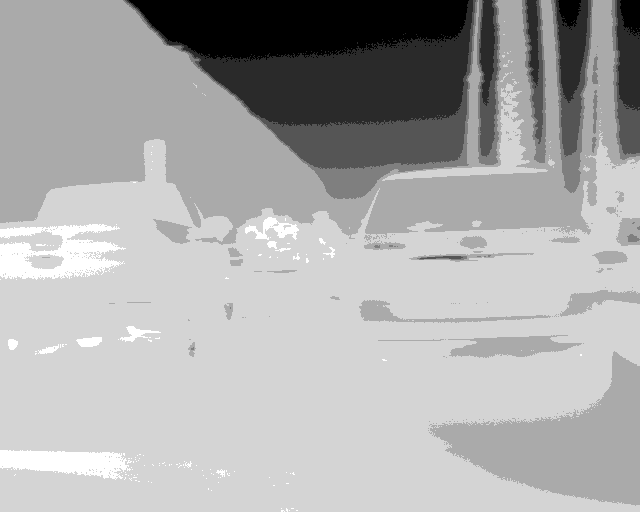
#> input picture imagenes/t1.tiff, 640 x 512 px
$ python temperatura.py
#> lines starting #> are read from the running program, lines starting #| are printed output that depends on the picture; long printed decimals are rounded
import numpy as np
import matplotlib.pyplot as plt

# Cargar imagen TIFF
ImagenTiff = np.array(plt.imread("imagenes/t1.tiff"))
#> ImagenTiff is the input picture: shape (512, 640) uint16; min 5962, max 7524, mean 7070.2
D = np.double(ImagenTiff)
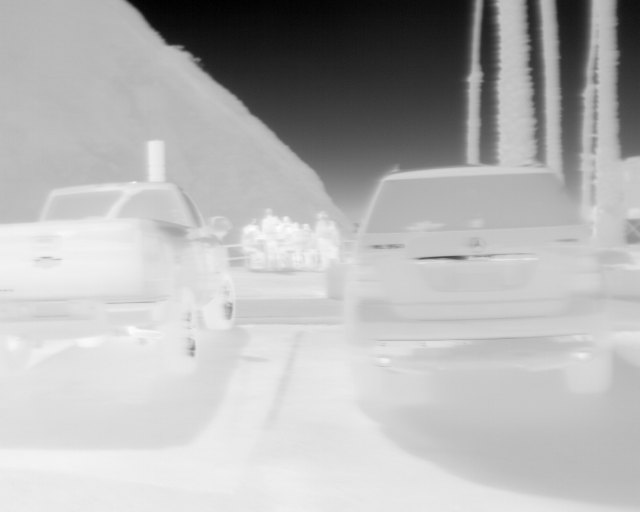
#> D: shape (512, 640) float64; min 5962, max 7524, mean 7070.2; drawn with min black and max white

# Parámetros de temperatura
TemMin = -40
TemMax = 160
NBits = 14

# Conversión a grados centígrados
MatrizCenti = np.array((TemMax - TemMin) * D / (2**NBits) + TemMin)

filas, columnas = MatrizCenti.shape
#> filas = 512; columnas = 640

# Inicializar valores
temp_min = float("inf")
temp_max = float("-inf")
temp_mediana = np.median(MatrizCenti)
#> temp_mediana = 47.68

coord_min = (-1, -1)
coord_max = (-1, -1)
coord_mediana = (-1, -1)

# Recorrer toda la matriz
for i in range(filas):
    for j in range(columnas):
        valor = MatrizCenti[i, j]

        if valor < temp_min:
            temp_min = valor
            coord_min = (i, j)

        if valor > temp_max:
            temp_max = valor
            coord_max = (i, j)

        if coord_mediana == (-1, -1) or abs(valor - temp_mediana) < abs(MatrizCenti[coord_mediana] - temp_mediana):
            coord_mediana = (i, j)
#> after the loop, coord_max = (229, 251); coord_mediana = (80, 502); coord_min = (0, 155); temp_max = 51.85; temp_min = 32.78

print("Coordenadas mínima:", coord_min, "valor:", temp_min)
#| Coordenadas mínima: (0, 155) valor: 32.778
print("Coordenadas máxima:", coord_max, "valor:", temp_max)
#| Coordenadas máxima: (229, 251) valor: 51.846
print("Coordenadas mediana:", coord_mediana, "valor:", MatrizCenti[coord_mediana])
#| Coordenadas mediana: (80, 502) valor: 47.683

# ---- Graficar en una sola figura con subplots ----
fig, axes = plt.subplots(1, 2, figsize=(12, 5))

# Imagen termográfica
im = axes[0].imshow(MatrizCenti, cmap=plt.cm.hot_r)
axes[0].set_title("Imagen Termográfica")
fig.colorbar(im, ax=axes[0], shrink=0.8)

# Marcar el punto máximo con un círculo magenta
circle = plt.Circle((coord_max[1], coord_max[0]), radius=10, color='magenta', fill=True, linewidth=2)
axes[0].add_patch(circle)

# Marcar el punto mínimo con un círculo rojo
circle = plt.Circle((coord_min[1], coord_min[0]), radius=10, color='cyan', fill=True, linewidth=2)
axes[0].add_patch(circle)

# Histograma
hist, bins = np.histogram(MatrizCenti, np.arange(0, TemMax), density=True)
#> hist = 159 values, max 0.188 at index 46, min 0 at index 0, mean 0.00629; bins = 160 values from 0 to 159
HistoTempeBar = np.int32(MatrizCenti.round())
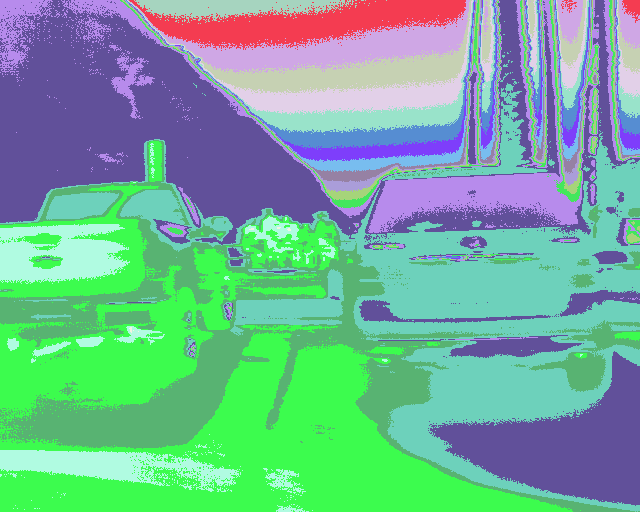
#> HistoTempeBar: shape (512, 640) int32; 20 distinct labels, from 33 to 52; one colour per label, 0 black
axes[1].hist(HistoTempeBar, 5, facecolor='red', alpha=0.5)
axes[1].set_title("Histograma")

plt.tight_layout()
plt.show()
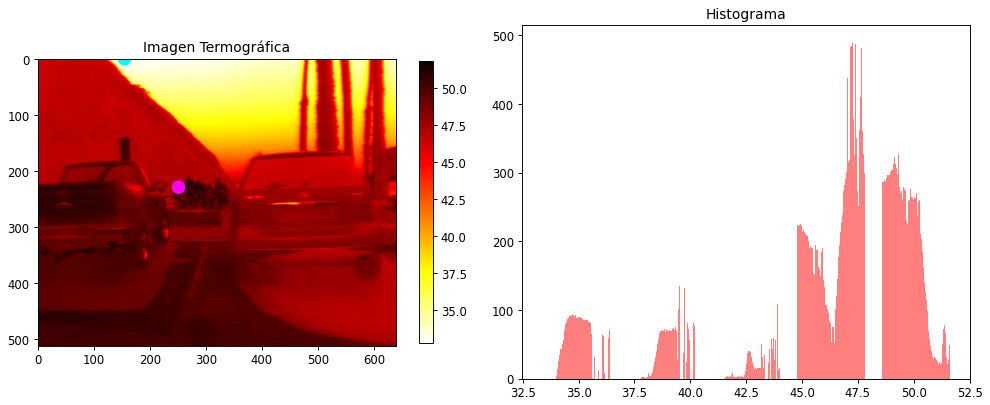
#> figure drawn by matplotlib, 3 panels; panel 2: tallest bar 287 high, from x = 48.58 to 48.58; panel 2: tallest bar 288 high, from x = 48.58 to 48.59; panel 2: tallest bar 288 high, from x = 48.59 to 48.59

$ run again, with imagenes/t2.tiff copied over imagenes/t1.tiff
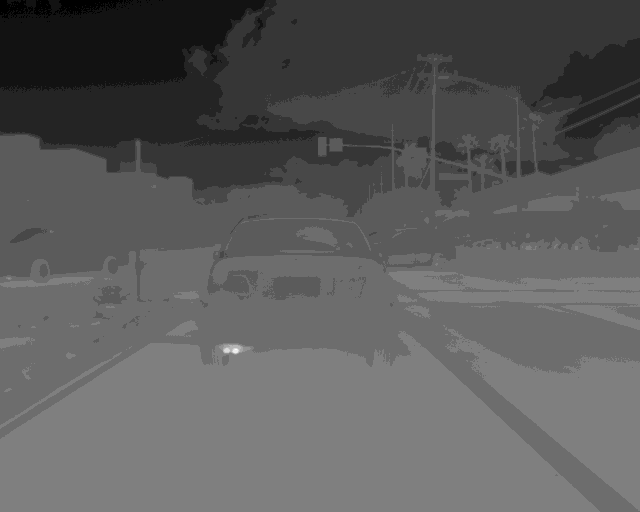
#> input picture imagenes/t2.tiff, 640 x 512 px
#> ImagenTiff is the input picture: shape (512, 640) uint16; min 6102, max 9488, mean 7296.3
#> temp_mediana = 50.62
#> after the loop `for i in range(filas):`: coord_max = (349, 235); coord_mediana = (185, 155); coord_min = (0, 0); temp_max = 75.82; temp_min = 34.49
#| Coordenadas mínima: (0, 0) valor: 34.487
#| Coordenadas máxima: (349, 235) valor: 75.820
#| Coordenadas mediana: (185, 155) valor: 50.625
#> hist = 159 values, max 0.165 at index 54, min 0 at index 0, mean 0.00629; bins = 160 values from 0 to 159
#> `HistoTempeBar = np.int32(MatrizCenti.round())`:
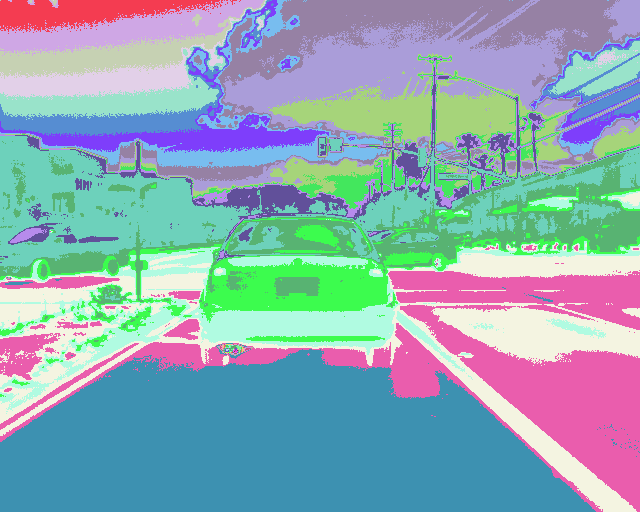
#> HistoTempeBar: shape (512, 640) int32; 43 distinct labels, from 34 to 76; one colour per label, 0 black
#> `plt.show()`:
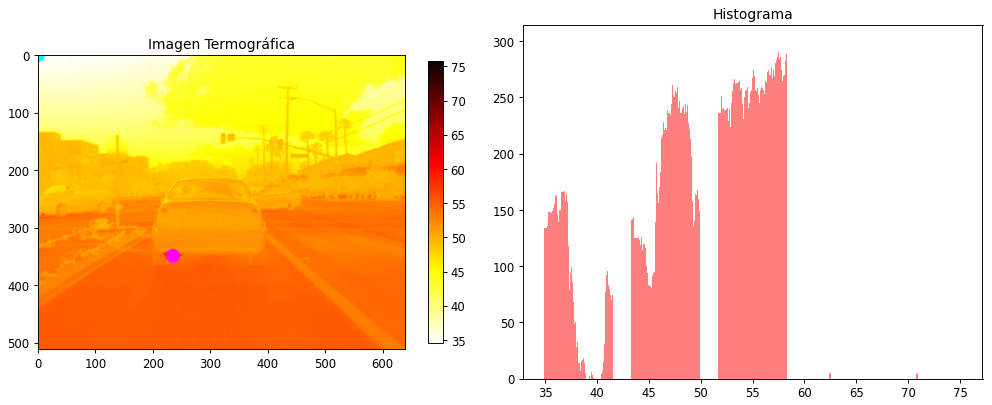
#> figure drawn by matplotlib, 3 panels; panel 2: tallest bar 235 high, from x = 51.64 to 51.65; panel 2: tallest bar 236 high, from x = 51.65 to 51.66; panel 2: tallest bar 236 high, from x = 51.66 to 51.67

$ run again, with imagenes/t3.tiff copied over imagenes/t1.tiff
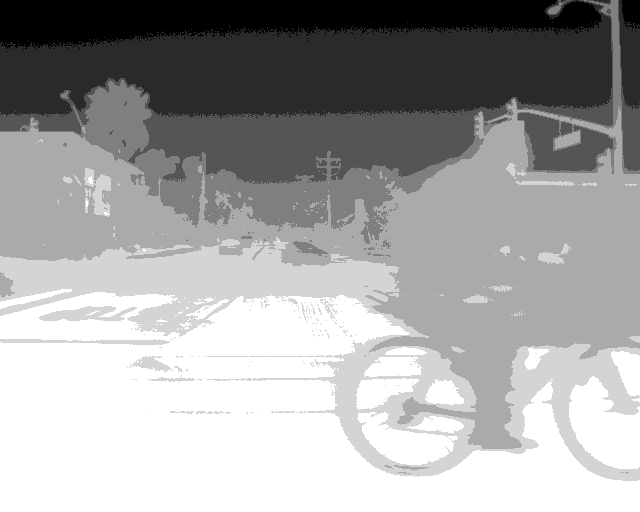
#> input picture imagenes/t3.tiff, 640 x 512 px
#> ImagenTiff is the input picture: shape (512, 640) uint16; min 6261, max 7900, mean 7249.9
#> temp_mediana = 49.44
#> after the loop `for i in range(filas):`: coord_max = (511, 512); coord_mediana = (128, 496); coord_min = (0, 4); temp_max = 56.44; temp_min = 36.43
#| Coordenadas mínima: (0, 4) valor: 36.428
#| Coordenadas máxima: (511, 512) valor: 56.436
#| Coordenadas mediana: (128, 496) valor: 49.441
#> hist = 159 values, max 0.142 at index 55, min 0 at index 0, mean 0.00629; bins = 160 values from 0 to 159
#> `HistoTempeBar = np.int32(MatrizCenti.round())`:
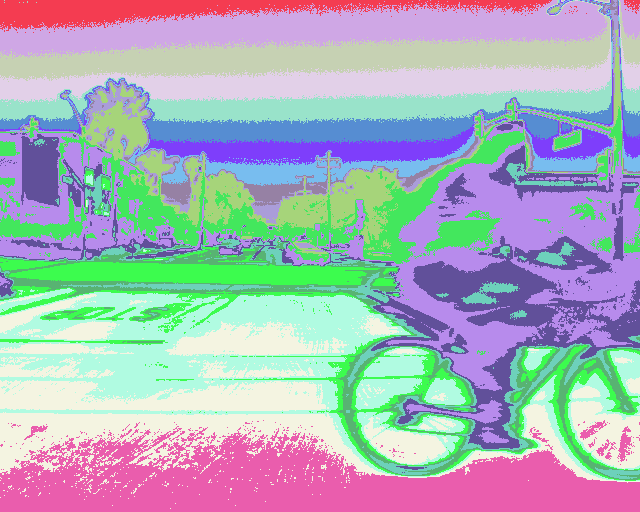
#> HistoTempeBar: shape (512, 640) int32; 21 distinct labels, from 36 to 56; one colour per label, 0 black
#> `plt.show()`:
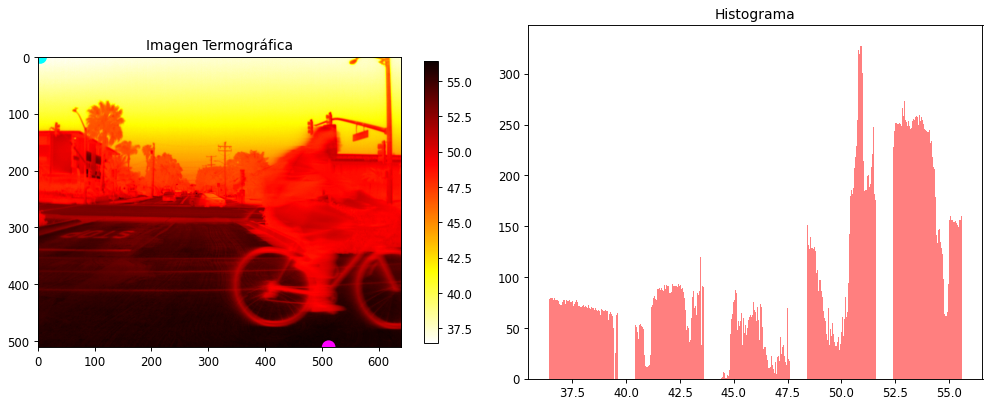
#> figure drawn by matplotlib, 3 panels; panel 2: tallest bar 224 high, from x = 52.4 to 52.41; panel 2: tallest bar 228 high, from x = 52.41 to 52.41; panel 2: tallest bar 228 high, from x = 52.41 to 52.41

$ run again, with imagenes/t4.tiff copied over imagenes/t1.tiff
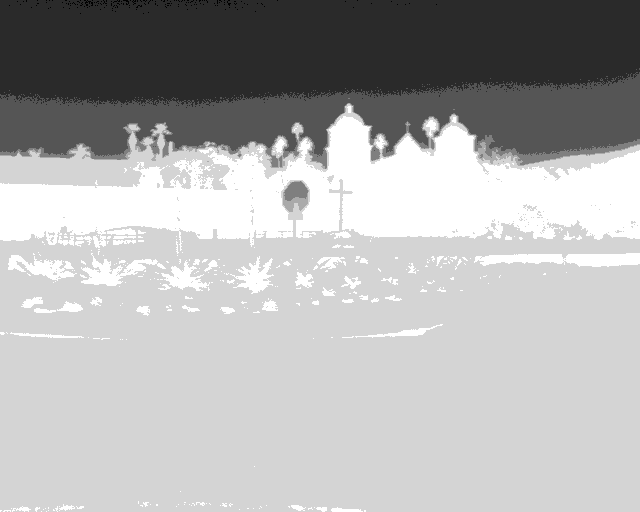
#> input picture imagenes/t4.tiff, 640 x 512 px
#> ImagenTiff is the input picture: shape (512, 640) uint16; min 5606, max 7104, mean 6576.5
#> temp_mediana = 43.46
#> after the loop `for i in range(filas):`: coord_max = (220, 380); coord_mediana = (126, 424); coord_min = (1, 135); temp_max = 46.72; temp_min = 28.43
#| Coordenadas mínima: (1, 135) valor: 28.433
#| Coordenadas máxima: (220, 380) valor: 46.719
#| Coordenadas mediana: (126, 424) valor: 43.459
#> hist = 159 values, max 0.415 at index 43, min 0 at index 0, mean 0.00629; bins = 160 values from 0 to 159
#> `HistoTempeBar = np.int32(MatrizCenti.round())`:
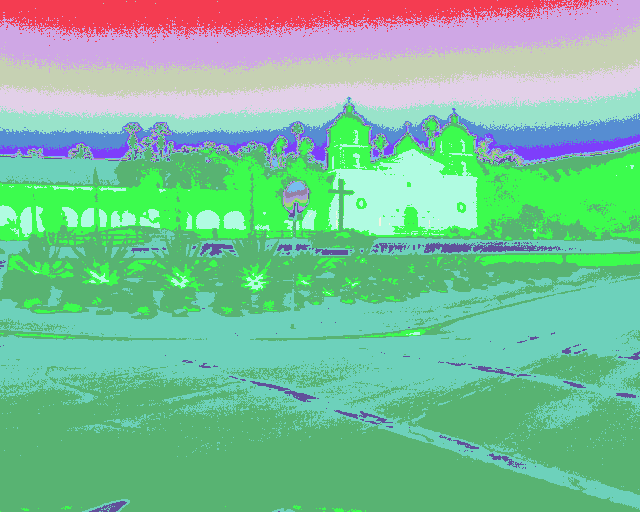
#> HistoTempeBar: shape (512, 640) int32; 20 distinct labels, from 28 to 47; one colour per label, 0 black
#> `plt.show()`:
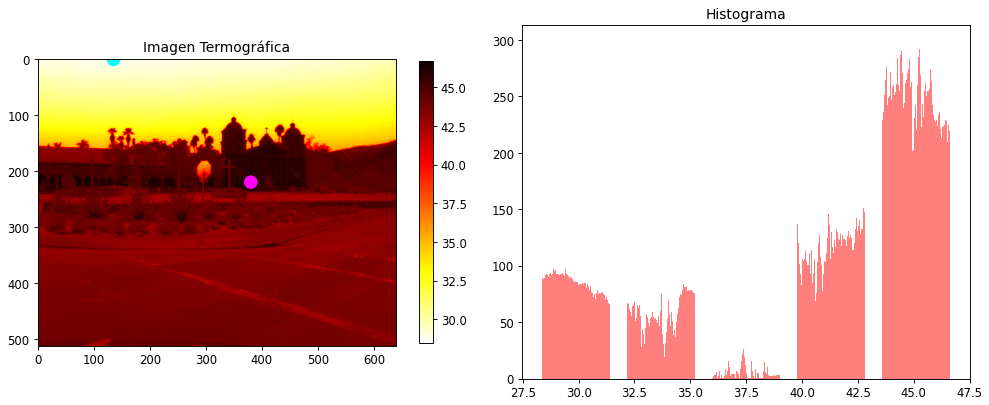
#> figure drawn by matplotlib, 3 panels; panel 2: tallest bar 211 high, from x = 43.58 to 43.58; panel 2: tallest bar 213 high, from x = 43.58 to 43.59; panel 2: tallest bar 211 high, from x = 43.59 to 43.59
